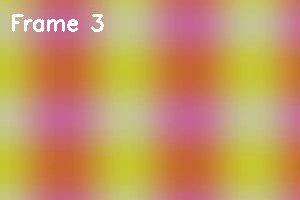
#> input picture frame 2 of 405/test_images/test_video.mp4, 300 x 200 px, given in place of test_input.mp4, which was not available
$ python test_video_artist.py
#> lines starting #> are read from the running program, lines starting #| are printed output that depends on the picture; after the words box and inside, x2 and y2 are one past the last pixel; in counts of white or black regions, pixels touching at a corner belong together; pictures that were not available may be replaced by others from this repository, and a replacement may not be noted
import cv2
import numpy as np
import os
from skimage.segmentation import slic

def create_test_image():
    img = np.zeros((300, 400, 3), dtype=np.uint8)
    cv2.circle(img, (150, 150), 80, (255, 100, 100), -1)
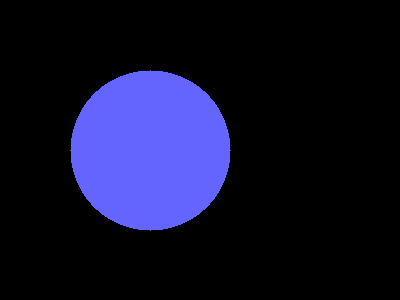
#> img: shape (300, 400, 3); mean of channels 0, 1, 2 42.7, 16.7, 16.7; drawn as B, G, R
    cv2.rectangle(img, (250, 50), (350, 250), (100, 255, 100), -1)
    cv2.putText(img, 'Test', (50, 280), cv2.FONT_HERSHEY_SIMPLEX, 2, (255, 255, 255), 3)
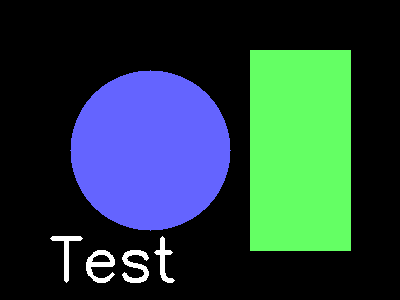
#> img: shape (300, 400, 3); mean of channels 0, 1, 2 63, 63.2, 37; drawn as B, G, R
    return img

def create_test_video(output_path, num_frames=30):
#> called with output_path = 'test_input.mp4', num_frames = 30
    height, width = 240, 320
    fourcc = cv2.VideoWriter_fourcc(*'mp4v')
    out = cv2.VideoWriter(output_path, fourcc, 10, (width, height))

    for i in range(num_frames):
        frame = np.zeros((height, width, 3), dtype=np.uint8)
        x = 50 + i * 8
        cv2.circle(frame, (x, 120), 40, (0, 255, 255), -1)
        cv2.rectangle(frame, (x - 20, 180), (x + 60, 220), (255, 100, 100), -1)
        out.write(frame)
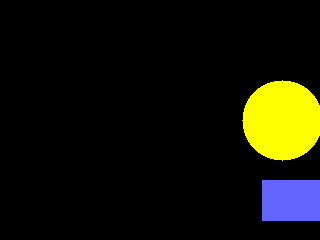
#> frame: shape (240, 320, 3); mean of channels 0, 1, 2 7.9, 19.6, 19.6; drawn as B, G, R

    out.release()
    print(f"✓ 测试视频已创建: {output_path}")

# [84 lines left out: functions test_temporal_smoothing, test_style_transfer, test_artist_styles, not called in this run]

if __name__ == "__main__":
    print("测试新功能...\n")

    test_img = create_test_image()
    content_img = test_img
    style_img = np.zeros_like(test_img)
    style_img[:,:] = [200, 100, 50]
    cv2.putText(style_img, 'Style', (50, 150), cv2.FONT_HERSHEY_SIMPLEX, 2, (255, 255, 255), 3)

    print("1. 测试视频风格化与时间连续性...")
    test_video_path = "test_input.mp4"
    create_test_video(test_video_path)

    cap = cv2.VideoCapture(test_video_path)
    frames = []
    while True:
        ret, frame = cap.read()
#> frame is the input picture: shape (200, 300, 3); mean B, G, R 99.4, 152, 197.8
        if not ret:
            break
        frames.append(frame)
    cap.release()

    smoothed_frames = test_temporal_smoothing(frames, window_size=3)
    os.remove(test_video_path)

    print("\n2. 测试风格迁移融合...")
    transfer_result = test_style_transfer(content_img, style_img, content_w=6, style_w=4)
    cv2.imwrite("test_transfer.png", transfer_result)

    print("\n3. 测试艺术家风格库...")
    test_artist_styles(test_img)

    print("\n✓ 所有新功能测试通过!")
    print("\n新增功能总结:")
    print("1. 视频风格化: 逐帧处理 + 时间连续性平滑")
    print("2. 风格迁移: 内容图与风格图权重可调节,支持保留颜色")
    print("3. 艺术家风格库: 梵高、毕加索、莫奈、达芬奇、达利、毕沙罗 + 自定义")

$ run again, starting later in the video
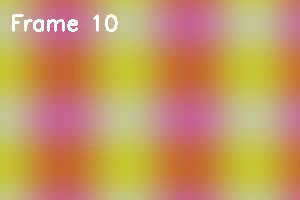
#> input picture frame 9 of 405/test_images/test_video.mp4, 300 x 200 px, given in place of test_input.mp4, which was not available
#> frame is the input picture: shape (200, 300, 3); mean B, G, R 99.5, 152, 197.8
#> the loop in test_temporal_smoothing, `for i in range(len(frames)):` made 11 passes
#> after the loop in test_temporal_smoothing, `for i in range(len(frames)):`: smoothed = 11 items
#| ✓ 时间平滑测试通过，处理了 11 帧
#> content_lab: shape (300, 400, 3); mean of channels 0, 1, 2 63.7, 123.5, 125.4
#> style_lab: shape (300, 400, 3); mean of channels 0, 1, 2 115.3, 145.7, 71.9
#> in test_style_transfer, `style_l, style_a, style_b = cv2.split(style_lab)`:
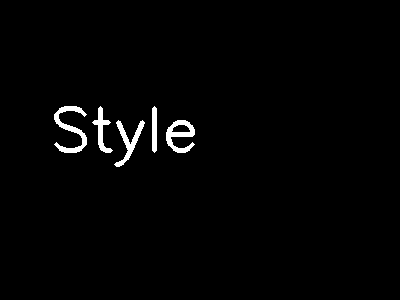
#> style_l: shape (300, 400); values 113 (black) and 255 (white), 1.6% white; 5 white regions, box (x1, y1, x2, y2) and area: (54, 106, 87, 153) 543, (166, 120, 195, 153) 464, (114, 120, 145, 167) 413, (92, 106, 113, 153) 317, (152, 106, 157, 153) 223
#> result_lab: shape (300, 400, 3); mean of channels 0, 1, 2 84.2, 132.3, 103.9
#> content_segments: shape (300, 400) int64; 74 distinct labels, from 0 to 73
#> the loop in test_style_transfer, `for segment_id in np.unique(content_segments):` made 74 passes
#> after the loop in test_artist_styles, `for artist, preset in presets.items():`:
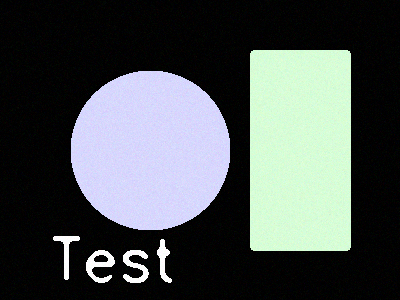
#> result: shape (300, 400, 3); mean of channels 0, 1, 2 82.9, 83, 76.5; drawn as B, G, R
#| ✓ 艺术家风格库测试通过，输出到 test_artist_output/

$ run again, starting later in the video
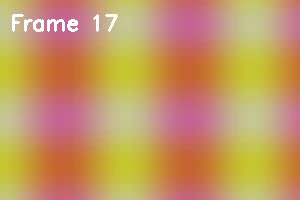
#> input picture frame 16 of 405/test_images/test_video.mp4, 300 x 200 px, given in place of test_input.mp4, which was not available
#> frame is the input picture: shape (200, 300, 3); mean B, G, R 99.5, 152, 197.8
#> the loop in test_temporal_smoothing, `for i in range(len(frames)):` made 4 passes
#> after the loop in test_temporal_smoothing, `for i in range(len(frames)):`: smoothed = 4 items
#| ✓ 时间平滑测试通过，处理了 4 帧
#> content_lab: shape (300, 400, 3); mean of channels 0, 1, 2 63.7, 123.5, 125.4
#> style_lab: shape (300, 400, 3); mean of channels 0, 1, 2 115.3, 145.7, 71.9
#> in test_style_transfer, `style_l, style_a, style_b = cv2.split(style_lab)`:
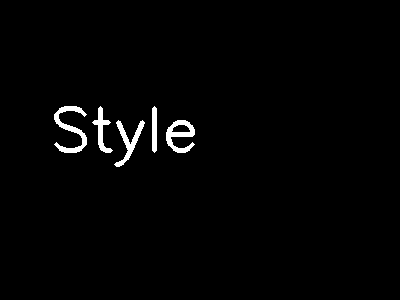
#> style_l: shape (300, 400); values 113 (black) and 255 (white), 1.6% white; 5 white regions, box (x1, y1, x2, y2) and area: (54, 106, 87, 153) 543, (166, 120, 195, 153) 464, (114, 120, 145, 167) 413, (92, 106, 113, 153) 317, (152, 106, 157, 153) 223
#> result_lab: shape (300, 400, 3); mean of channels 0, 1, 2 84.2, 132.3, 103.9
#> content_segments: shape (300, 400) int64; 74 distinct labels, from 0 to 73
#> the loop in test_style_transfer, `for segment_id in np.unique(content_segments):` made 74 passes
#> after the loop in test_artist_styles, `for artist, preset in presets.items():`:
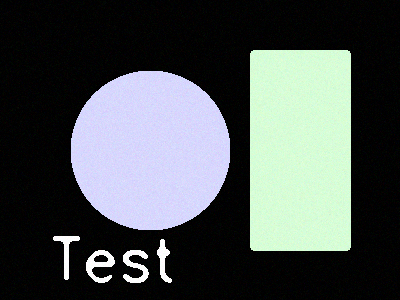
#> result: shape (300, 400, 3); mean of channels 0, 1, 2 82.9, 83, 76.5; drawn as B, G, R
#| ✓ 艺术家风格库测试通过，输出到 test_artist_output/
